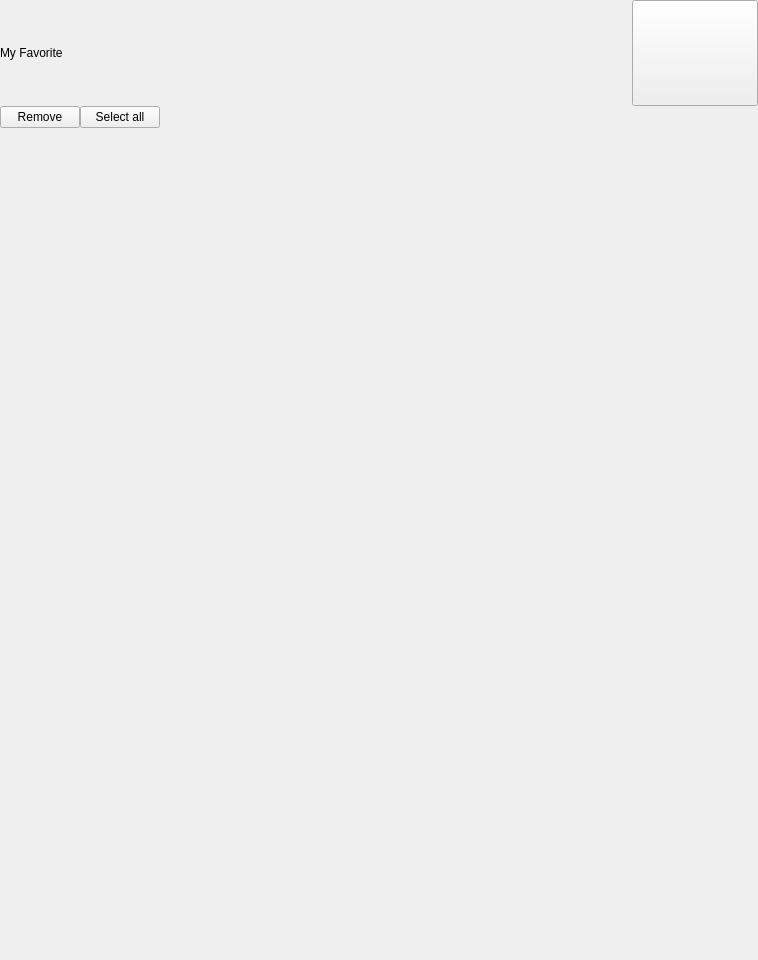
<?xml version="1.0" encoding="UTF-8"?>
<ui version="4.0">
 <class>BrowserFavo</class>
 <widget class="QWidget" name="BrowserFavo">
  <property name="geometry">
   <rect>
    <x>0</x>
    <y>0</y>
    <width>758</width>
    <height>960</height>
   </rect>
  </property>
  <property name="sizePolicy">
   <sizepolicy hsizetype="Expanding" vsizetype="Expanding">
    <horstretch>0</horstretch>
    <verstretch>0</verstretch>
   </sizepolicy>
  </property>
  <property name="minimumSize">
   <size>
    <width>758</width>
    <height>960</height>
   </size>
  </property>
  <property name="maximumSize">
   <size>
    <width>758</width>
    <height>960</height>
   </size>
  </property>
  <property name="windowTitle">
   <string>Form</string>
  </property>
  <property name="styleSheet">
   <string notr="true"/>
  </property>
  <layout class="QVBoxLayout" name="verticalLayout">
   <property name="spacing">
    <number>20</number>
   </property>
   <property name="margin">
    <number>0</number>
   </property>
   <item>
    <widget class="QWidget" name="BrowserFavoCont" native="true">
     <layout class="QVBoxLayout" name="verticalLayout_3">
      <property name="spacing">
       <number>0</number>
      </property>
      <property name="margin">
       <number>0</number>
      </property>
      <item>
       <widget class="QWidget" name="browserSectionHeader" native="true">
        <layout class="QHBoxLayout" name="horizontalLayout_8">
         <property name="spacing">
          <number>0</number>
         </property>
         <property name="margin">
          <number>0</number>
         </property>
         <item>
          <widget class="QLabel" name="sectionTitleLbl">
           <property name="minimumSize">
            <size>
             <width>0</width>
             <height>0</height>
            </size>
           </property>
           <property name="maximumSize">
            <size>
             <width>16777215</width>
             <height>10000</height>
            </size>
           </property>
           <property name="text">
            <string>My Favorite</string>
           </property>
          </widget>
         </item>
         <item>
          <spacer name="horizontalSpacer">
           <property name="orientation">
            <enum>Qt::Horizontal</enum>
           </property>
           <property name="sizeHint" stdset="0">
            <size>
             <width>40</width>
             <height>20</height>
            </size>
           </property>
          </spacer>
         </item>
         <item>
          <widget class="QPushButton" name="closeBtn">
           <property name="minimumSize">
            <size>
             <width>126</width>
             <height>106</height>
            </size>
           </property>
           <property name="maximumSize">
            <size>
             <width>126</width>
             <height>106</height>
            </size>
           </property>
           <property name="font">
            <font>
             <family>DejaVu Sans</family>
             <pointsize>14</pointsize>
            </font>
           </property>
           <property name="focusPolicy">
            <enum>Qt::NoFocus</enum>
           </property>
           <property name="text">
            <string/>
           </property>
          </widget>
         </item>
        </layout>
       </widget>
      </item>
      <item>
       <widget class="QWidget" name="BrowserFavoListCont" native="true">
        <property name="sizePolicy">
         <sizepolicy hsizetype="Minimum" vsizetype="Expanding">
          <horstretch>0</horstretch>
          <verstretch>0</verstretch>
         </sizepolicy>
        </property>
        <property name="styleSheet">
         <string notr="true"/>
        </property>
        <layout class="QVBoxLayout" name="verticalLayout_2">
         <property name="spacing">
          <number>0</number>
         </property>
         <property name="margin">
          <number>0</number>
         </property>
         <item>
          <widget class="QWidget" name="actionCont" native="true">
           <layout class="QHBoxLayout" name="horizontalLayout_2">
            <property name="spacing">
             <number>0</number>
            </property>
            <property name="leftMargin">
             <number>0</number>
            </property>
            <property name="topMargin">
             <number>0</number>
            </property>
            <property name="rightMargin">
             <number>2</number>
            </property>
            <property name="bottomMargin">
             <number>0</number>
            </property>
            <item>
             <widget class="QPushButton" name="deleteBtn">
              <property name="text">
               <string>Remove</string>
              </property>
             </widget>
            </item>
            <item>
             <widget class="QPushButton" name="selectBtn">
              <property name="text">
               <string>Select all</string>
              </property>
              <property name="checkable">
               <bool>true</bool>
              </property>
             </widget>
            </item>
            <item>
             <spacer name="horizontalSpacer_2">
              <property name="orientation">
               <enum>Qt::Horizontal</enum>
              </property>
              <property name="sizeHint" stdset="0">
               <size>
                <width>40</width>
                <height>20</height>
               </size>
              </property>
             </spacer>
            </item>
           </layout>
          </widget>
         </item>
         <item>
          <widget class="BrowserFavoItem" name="Item1" native="true"/>
         </item>
         <item>
          <widget class="BrowserFavoItem" name="Item2" native="true"/>
         </item>
         <item>
          <widget class="BrowserFavoItem" name="Item3" native="true"/>
         </item>
         <item>
          <widget class="BrowserFavoItem" name="Item4" native="true"/>
         </item>
         <item>
          <widget class="BrowserFavoItem" name="Item5" native="true"/>
         </item>
         <item>
          <widget class="BrowserFavoItem" name="Item6" native="true"/>
         </item>
         <item>
          <widget class="BrowserFavoItem" name="Item7" native="true"/>
         </item>
         <item>
          <widget class="BrowserFavoItem" name="Item8" native="true"/>
         </item>
         <item>
          <spacer name="verticalSpacer">
           <property name="orientation">
            <enum>Qt::Vertical</enum>
           </property>
           <property name="sizeHint" stdset="0">
            <size>
             <width>20</width>
             <height>40</height>
            </size>
           </property>
          </spacer>
         </item>
         <item>
          <widget class="BrowserPageSlider" name="browserPagerCont" native="true">
           <property name="styleSheet">
            <string notr="true"/>
           </property>
           <layout class="QHBoxLayout" name="horizontalLayout">
            <property name="spacing">
             <number>0</number>
            </property>
            <property name="margin">
             <number>0</number>
            </property>
           </layout>
          </widget>
         </item>
        </layout>
       </widget>
      </item>
      <item>
       <spacer name="verticalBottomSection">
        <property name="orientation">
         <enum>Qt::Vertical</enum>
        </property>
        <property name="sizeType">
         <enum>QSizePolicy::Minimum</enum>
        </property>
        <property name="sizeHint" stdset="0">
         <size>
          <width>20</width>
          <height>40</height>
         </size>
        </property>
       </spacer>
      </item>
     </layout>
    </widget>
   </item>
  </layout>
 </widget>
 <customwidgets>
  <customwidget>
   <class>BrowserFavoItem</class>
   <extends>QWidget</extends>
   <header>BrowserFavoItem.h</header>
   <container>1</container>
  </customwidget>
  <customwidget>
   <class>BrowserPageSlider</class>
   <extends>QWidget</extends>
   <header location="global">BrowserPageSlider.h</header>
   <container>1</container>
  </customwidget>
 </customwidgets>
 <resources/>
 <connections/>
</ui>
